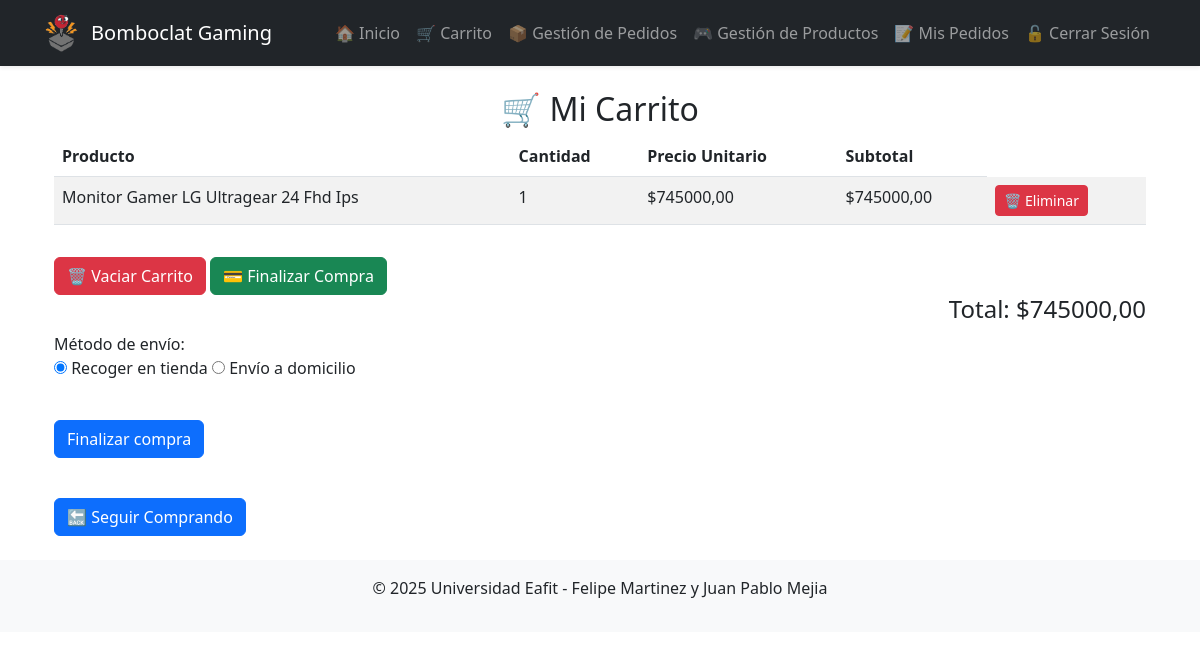
The app's page /carrito/ (signed in), older data.
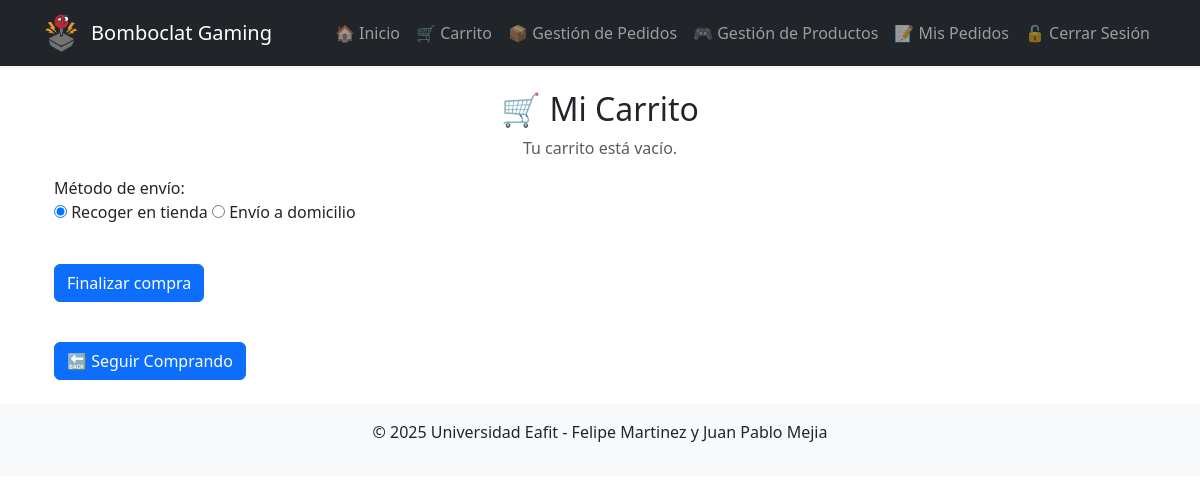
The same page, newer data.
### core/models.py (models this page shows, shortened)
class CarritoProducto(models.Model):
    carrito = models.ForeignKey(Carrito, on_delete=models.CASCADE)
    producto = models.ForeignKey(Producto, on_delete=models.CASCADE)
    cantidad = models.PositiveIntegerField(default=1)
    def subtotal(self):
        return self.producto.precio * self.cantidad

class Producto(models.Model):
    nombre = models.CharField(max_length=200)
    descripcion = models.TextField()
    precio = models.DecimalField(max_digits=10, decimal_places=2)
    stock = models.PositiveIntegerField()
    categoria = models.ForeignKey(Categoria, on_delete=models.CASCADE)
    imagen     = models.ImageField(upload_to='productos/', blank=True, null=True)

### core/views.py (the view)
# urls.py: path('carrito/', views.ver_carrito, name='ver_carrito'),
@login_required
def ver_carrito(request):
    carrito, creado = Carrito.objects.get_or_create(usuario=request.user)
    items = carrito.carritoproducto_set.all()
    total = carrito.calcular_total()
    return render(request, 'core/carrito.html', {'items': items, 'total': total})

### core/models.py (called while the page is built)
    def calcular_total(self):
        return sum(item.subtotal() for item in self.carritoproducto_set.all())

### core/templates/core/carrito.html (shortened to what this page needs)
{% extends "base.html" %}
{% block content %}
<div class="container">
    <h2 class="text-center">🛒 Mi Carrito</h2>
    {% if items %}
        <table class="table table-striped">
            <thead>
                <tr>
                    <th>Producto</th>
                    <th>Cantidad</th>
                    <th>Precio Unitario</th>
                    <th>Subtotal</th>
                </tr>
            </thead>
            <tbody>
                {% for item in items %}
                <tr>
                    <td>{{ item.producto.nombre }}</td>
                    <td>{{ item.cantidad }}</td>
                    <td>${{ item.producto.precio }}</td>
                    <td>${{ item.subtotal }}</td>
                    <td>
                        <a href="{% url 'eliminar_del_carrito' item.producto.id %}" class="btn btn-danger btn-sm">🗑 Eliminar</a>
                    </td>
                </tr>
                {% endfor %}
            </tbody>
        </table>
        <a href="{% url 'vaciar_carrito' %}" class="btn btn-danger mt-3">🗑 Vaciar Carrito</a>
        <a href="{% url 'finalizar_compra' %}" class="btn btn-success mt-3">💳 Finalizar Compra</a>
        <h4 class="text-end">Total: ${{ total }}</h4>
    {% else %}
        <p class="text-center text-muted">Tu carrito está vacío.</p>
    {% endif %}
    <form method="post" action="{% url 'finalizar_compra' %}">
  <div class="form-group">
    <label>Método de envío:</label><br>
    <label>
      <input type="radio" name="metodo_envio" value="Tienda" checked>
      Recoger en tienda
    </label>
    <label>
      <input type="radio" name="metodo_envio" value="Domicilio">
      Envío a domicilio
    </label>
  </div>
  <p>&nbsp;</p>
  <button type="submit" class="btn btn-primary">Finalizar compra</button>
  <p>&nbsp;</p>
</form>
    <a href="{% url 'home' %}" class="btn btn-primary">🔙 Seguir Comprando</a>
</div>
{% endblock %}

Row changes from the older to the newer data that the page shows:
removed CarritoProducto: producto.nombre "Monitor Gamer LG Ultragear 24 Fhd Ips", cantidad "1", producto.precio "745000,00", subtotal "745000,00"
Text that changed along with them:
{{ total }}: "745000,00" → (not shown)
text no longer shown: "Producto Cantidad Precio Unitario Subtotal 🗑 Vaciar Carrito 💳 Finalizar Compra Total: $"
text now shown: "Tu carrito está vacío."
